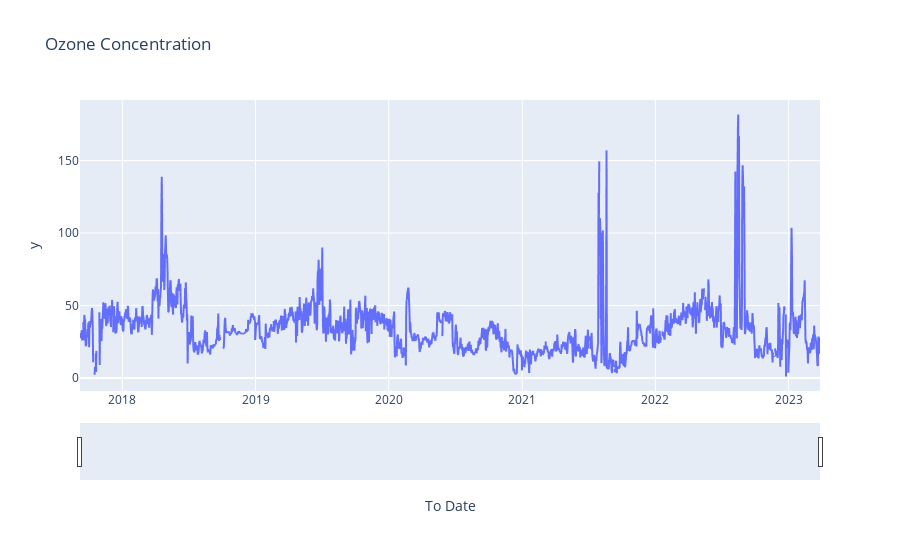

The notebook cell this image was saved under:
### Code cell
import plotly.express as px
fig = px.line(oz_data, x=oz_data.index, y=oz_data.values, title='Ozone Concentration')
fig.update_xaxes(rangeslider_visible=True)
fig.show()

### Figure 1 — Plotly figure (JSON) as saved in the notebook; plotly's stock layout.template omitted (floating-point values rounded to 4 significant figures; data arrays with more than 128 entries replaced by an {"elided": "..."} marker saying what was removed)
{"data": [{"hovertemplate": "To Date=%{x}<br>y=%{y}<extra></extra>", "legendgroup": "", "line": {"color": "#636efa", "dash": "solid"}, "marker": {"symbol": "circle"}, "mode": "lines", "name": "", "showlegend": false, "type": "scattergl", "x": {"elided": "2030 str values"}, "xaxis": "x", "y": {"elided": "2030 float values"}, "yaxis": "y"}], "layout": {"legend": {"tracegroupgap": 0}, "title": {"text": "Ozone Concentration"}, "xaxis": {"anchor": "y", "domain": [0, 1], "rangeslider": {"visible": true}, "title": {"text": "To Date"}}, "yaxis": {"anchor": "x", "domain": [0, 1], "title": {"text": "y"}}}}
